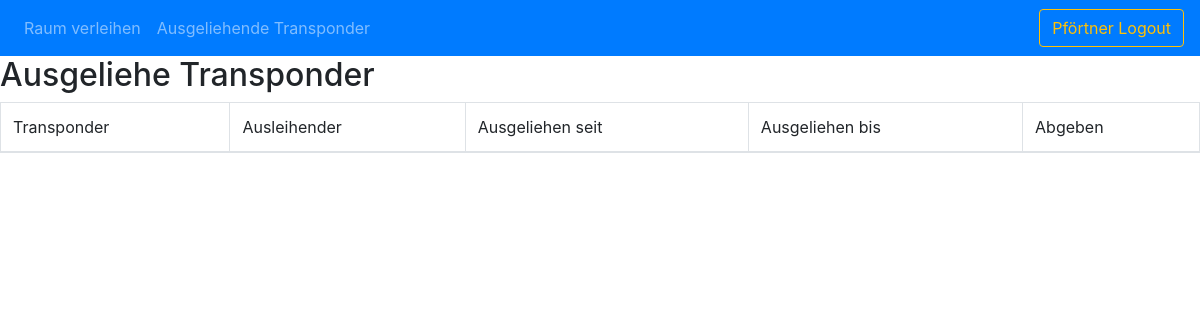
The page /dashboard/awardedTransponder.php on the database as committed earlier.
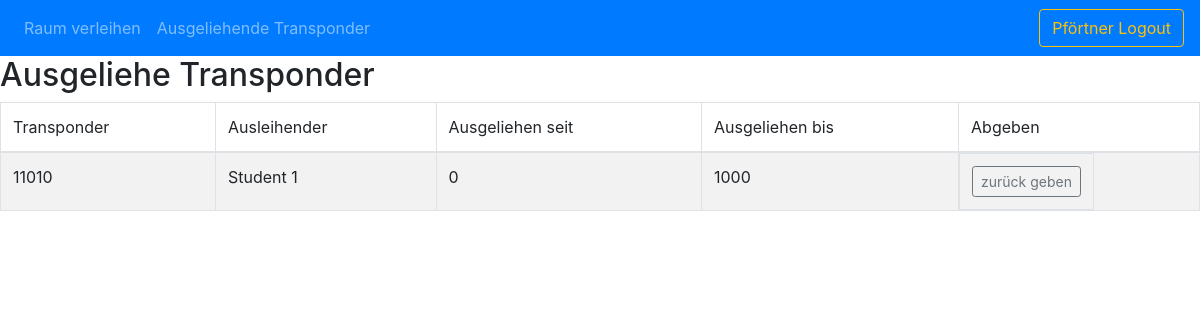
The same page on the database as committed later.
### tables this page shows
CREATE TABLE PERSONEN_TRANSPONDER (
	personId INTEGER NOT NULL,
	transId INTEGER NOT NULL,
	von VARCHAR(50),
	bis VARCHAR(50)
);

CREATE TABLE TRANSPONDER (
	transId INTEGER PRIMARY KEY,
	transNr INTEGER NOT NULL
);

CREATE TABLE PERSONEN (
	personId INTEGER PRIMARY KEY,
	personNr INTEGER NOT NULL,
	personName VARCHAR(255) NOT NULL
);

### dashboard/functions.php (called while the page is built, shortened)
<?php
function getConnection(){
$mysqlhost="localhost";
$mysqluser="root";
$mysqlpwd="";
$mysqldb="transpondersystem";
$connection=mysqli_connect($mysqlhost, $mysqluser, $mysqlpwd, $mysqldb)
    or die("DB Conneciton ERROR!");
    return $connection;
}
function getAllawardedTransponder(){
  $con = getConnection();
  $sql = 'SELECT PT.transId, transNr, personName, von, bis FROM PERSONEN_TRANSPONDER PT JOIN PERSONEN P ON (P.personId=PT.personId) JOIN TRANSPONDER T ON (T.transId=PT.transId);';
  $query = mysqli_query($con,$sql);
  return $query;
}
?>

### dashboard/awardedTransponder.php (the view, shortened to what this page needs)
<?php
include_once ('header.php');
include_once('functions.php');
?>
<h2> Ausgeliehe Transponder </h2>
<table class="table table-striped table-bordered" style="width:100%">
<thead>
  <tr>
    <td>Transponder</td>
    <td>Ausleihender</td>
    <td>Ausgeliehen seit</td>
    <td>Ausgeliehen bis</td>
    <td>Abgeben</td>
  </tr>
  </thead>
  <tbody>
<?php
$query = getAllawardedTransponder();
while ($data = mysqli_fetch_array($query)) { ?>
          <tr>
            <td><?php echo $data['transNr']; ?></td>
            <td><?php echo $data['personName']; ?></td>
            <td><?php echo $data['von']; ?></td>
            <td><?php echo $data['bis']; ?></td>
            <?php
              echo '<td class="btn-group">
                  <a type="button" class="btn btn-sm btn-outline-secondary" href="zurueckgeben.php?transId='.$data['transId'].'">zurück geben</a>
              </td>';
             ?>
          </tr>
      <?php } ?>
      </tbody>
  </table>

### dashboard/header.php (shortened to what this page needs)
<!doctype html>
<html lang="en">
  <head>
    <link rel="stylesheet" type="text/css" href="stylesheets/bootstrap.min.css">
  </head>
  <body>
    <nav class="navbar navbar-expand-lg navbar-dark bg-primary">
    <div class="collapse navbar-collapse" id="navbarSupportedContent">
      <ul class="navbar-nav mr-auto">
        <li class="nav-item">
          <a class="nav-link" href="index.php">Raum verleihen</a>
        </li>
        <li class="nav-item">
          <a class="nav-link" href="awardedTransponder.php">Ausgeliehende Transponder</a>
        </li>
      </ul>
      <form class="form-inline my-2 my-lg-0">
        <a href="#" class="btn btn-outline-warning my-2 my-sm-0" role="button" aria-pressed="true">Pförtner Logout</a>
      </form>
    </div>
    </nav>

Rows that differ between the two databases and show on the page:
added personen_transponder: transId.transNr "11010", personId.personName "Student 1", von "0", bis "1000"
